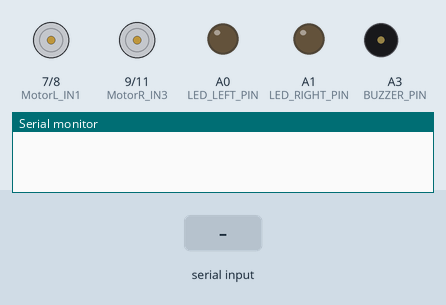
Bench run of a sketch on a simulated Arduino Uno, built with avr-gcc and run on an emulated ATmega328P. On the bench: motor-driver pin pairs drawn as motors (green arrow = first pin HIGH = forward, orange = second pin HIGH = backward, longer = more drive), output pins drawn as LEDs (lit = HIGH), buzzer (waves = sounding, pin HIGH), the last lines printed to the serial monitor. The inputs (shaded band) are chosen by the test bench.

Above: at 1.2 s.
1.3 s: "R_LO" received over the second serial link
At 2.5 s:
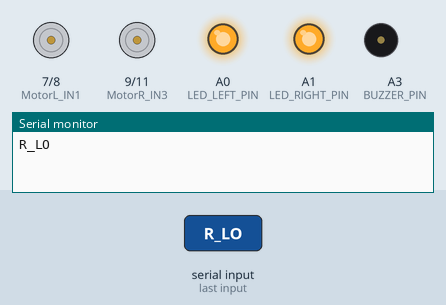
2.8 s: "R_BZO" received over the second serial link
At 3.9 s:
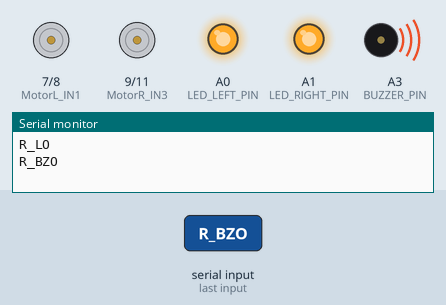
4.3 s: "R_LOF" received over the second serial link
At 5.0 s:
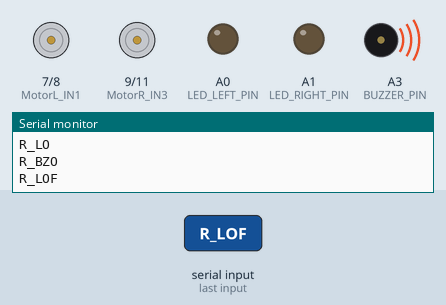
5.8 s: "R_T" received over the second serial link
At 6.2 s:
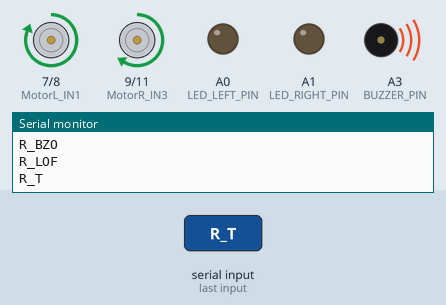
7.3 s: "R_BZOF" received over the second serial link
At 8.5 s:
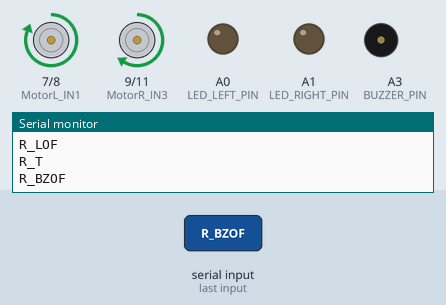
8.8 s: "R_B" received over the second serial link
At 9.6 s:
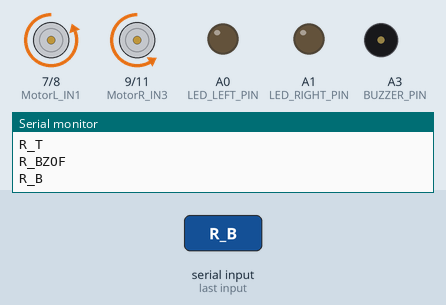
Timing chart, 0 to 11.3 s (numbered marks = the images above; inputs shaded):
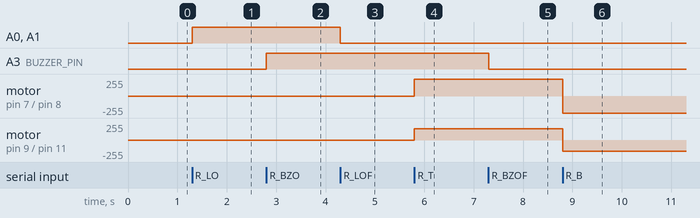

The sketch:

Arduino_Rev.ino
```cpp
#include <SoftwareSerial.h>
#include "Motor.h"
//=====================================================
#define Rx 0
#define Tx 1
//======================================================
// MOTOR
#define MotorL_IN1 7
#define MotorL_IN2 8
#define MotorR_IN3 9
#define MotorR_IN4 11
//======================================================
#define LED_LEFT_PIN A0
#define LED_RIGHT_PIN A1
#define BUZZER_PIN A3
//======================================================
SoftwareSerial mySrl(Rx, Tx);
Motor Motr;
void setup() {
  Motr.Write_Pin(MotorL_IN1, MotorL_IN2, MotorR_IN3, MotorR_IN4);
  pinMode(MotorL_IN1, OUTPUT);
  pinMode(MotorL_IN2, OUTPUT);
  pinMode(MotorR_IN3, OUTPUT);
  pinMode(MotorR_IN4, OUTPUT);
  pinMode(LED_LEFT_PIN, OUTPUT);
  pinMode(LED_RIGHT_PIN, OUTPUT);
  pinMode(BUZZER_PIN, OUTPUT);
  Serial.begin(9600);
  mySrl.begin(9600);
}
// ============================================
// ---------------- Function ------------------
  // Light_on : R_LO
  // Light_off : R_L0F
  // Buzzer_on : R_BZO
  // Buzzer_off : R_BZOF
  // Top_on : R_T
  // Botton_on : R_B
  // Left_on : R_L
  // Right_on : R_R
  // Stop : R_S
// ============================================
void loop() {
  if (mySrl.available())
  {
    String RxBuff = "";
    char chr;
    while (mySrl.available())
    {
      chr = mySrl.read();
      RxBuff = RxBuff + chr;
    }
    Serial.println(RxBuff);

    if ( RxBuff == "R_LO")
    {
      digitalWrite(LED_LEFT_PIN,HIGH);
      digitalWrite(LED_RIGHT_PIN,HIGH);
    } else if (RxBuff == "R_LOF")
    {
      digitalWrite(LED_LEFT_PIN,LOW);
      digitalWrite(LED_RIGHT_PIN,LOW);
    } else if (RxBuff == "R_BZO")
    {
      digitalWrite(BUZZER_PIN,HIGH);
    } else if (RxBuff == "R_BZOF")
    {
      digitalWrite(BUZZER_PIN,LOW);
    } else if (RxBuff == "R_T")
    {
      Motr.Forward(170, 0);
    } else if (RxBuff == "R_B")
    {
      Motr.Backward(170, 0);
    } else if (RxBuff == "R_L")
    {
      Motr.Left(170, 0);
    } else if (RxBuff == "R_R")
    {
      Motr.Right(170, 0);
    } else if (RxBuff == "R_S")
    {
      Motr.Stop();
    }
  }
  else
  {
    // Nothing
  }
}
```

Motor.h
```cpp
#ifndef LineTracking_h
#define LineTracking_h
#include "Arduino.h"

class Motor
{
  public:
    uint8_t IN1, IN2, IN3, IN4;
  void Write_Pin(uint8_t IN_1, uint8_t IN_2, uint8_t IN_3, uint8_t IN_4)
  {
    IN1 = IN_1;
    IN2 = IN_2;
    IN3 = IN_3;
    IN4 = IN_4;
  }
  void Stop()
  {
    analogWrite(IN1, 0);
    analogWrite(IN2, 0);
    analogWrite(IN3, 0);
    analogWrite(IN4, 0);
  }
  void Forward(int SPEED_ORIGIN, int SPEED_DEC)
  {
    analogWrite(IN1, SPEED_ORIGIN-SPEED_DEC);
    analogWrite(IN2, 0);
    analogWrite(IN3, SPEED_ORIGIN-SPEED_DEC);
    analogWrite(IN4, 0);
  }
  void Backward(int SPEED_ORIGIN, int SPEED_DEC)
  {
    analogWrite(IN1, 0);
    analogWrite(IN2, SPEED_ORIGIN-SPEED_DEC);
    analogWrite(IN3, 0);
    analogWrite(IN4, SPEED_ORIGIN-SPEED_DEC);
  }
  void Right(int SPEED_ORIGIN, int SPEED_DEC)
  {
    analogWrite(IN1, SPEED_ORIGIN-SPEED_DEC);
    analogWrite(IN2, 0);
    analogWrite(IN3, 0);
    analogWrite(IN4, SPEED_ORIGIN-SPEED_DEC);
  }
  void Left(int SPEED_ORIGIN, int SPEED_DEC)
  {
    analogWrite(IN1, 0);
    analogWrite(IN2, SPEED_ORIGIN-SPEED_DEC);
    analogWrite(IN3, SPEED_ORIGIN-SPEED_DEC);
    analogWrite(IN4, 0);
  }
  void Right_1side(int SPEED_ORIGIN, int SPEED_DEC){
    analogWrite(IN1, SPEED_ORIGIN-SPEED_DEC);
    analogWrite(IN2, 0);
    analogWrite(IN3, 0);
    analogWrite(IN4, 0);
  }
  void Left_1side(int SPEED_ORIGIN, int SPEED_DEC){
    analogWrite(IN1, 0);
    analogWrite(IN2, 0);
    analogWrite(IN3, SPEED_ORIGIN-SPEED_DEC);
    analogWrite(IN4, 0);
  }
};
#endif
```

Measured:
- after the input at 1.3 s, A0 (LED_LEFT_PIN), A1 (LED_RIGHT_PIN): LOW → HIGH at once
- after the input at 2.8 s, A3 (BUZZER_PIN): LOW → HIGH at once
- after the input at 4.3 s, A0 (LED_LEFT_PIN), A1 (LED_RIGHT_PIN): HIGH → LOW at once
- after the input at 5.8 s, motor on pin 7 (MotorL_IN1) / pin 8 (MotorL_IN2): stopped → forward 255/255 at once; motor on pin 9 (MotorR_IN3) / pin 11 (MotorR_IN4): stopped → forward 170/255 at once
- after the input at 7.3 s, A3 (BUZZER_PIN): HIGH → LOW at once
- after the input at 8.8 s, motor on pin 7 (MotorL_IN1) / pin 8 (MotorL_IN2): forward 255/255 → backward 255/255 at once; motor on pin 9 (MotorR_IN3) / pin 11 (MotorR_IN4): forward 170/255 → backward 170/255 at once
